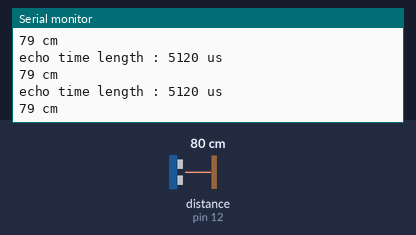
Bench run of a sketch on a simulated Arduino Uno, built with avr-gcc and run on an emulated ATmega328P. On the bench: the last lines printed to the serial monitor. Wiring (inferred from the names in the program): ultrasonic range finder: trigger pin 11; echo pin 12. The test bench sets the inputs (shaded band); at power-on: distance to the obstacle (sensor on pin 12) 80 cm. The echo pulse lasts 58.3 µs per cm.

Above: at 1.2 s.
1.3 s: distance to the obstacle (sensor on pin 12) set to 197 cm
At 1.41 s:
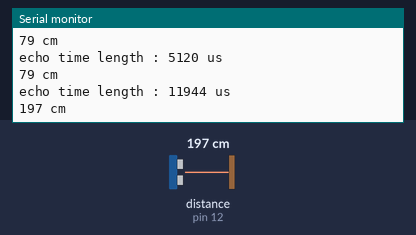
2.8 s: distance to the obstacle (sensor on pin 12) set to 202 cm
At 2.91 s:
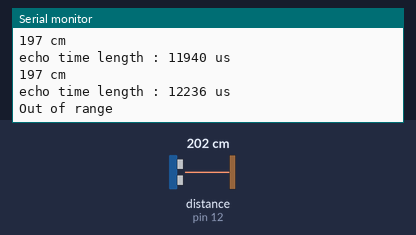
Timing chart, 0 to 5.8 s (numbered marks = the images above; inputs shaded):
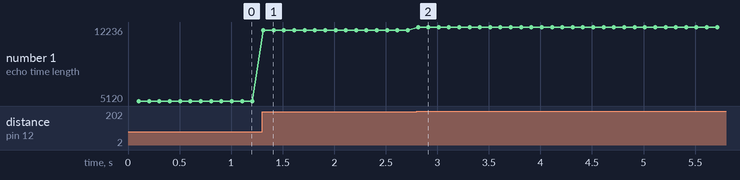

Measured:
- the behaviour switches between 199 and 200 cm on distance to the obstacle (sensor on pin 12) (found by bisection; images 1 and 2)
- after the input at 1.3 s, the serial monitor: prints a new line at once (image 1)
- after the input at 2.8 s, the serial monitor: prints a new line at once (image 2)
- plotted number 1: 5120 → 11940 after the input at 1.3 s, 11940 → 12236 after the input at 2.8 s

The sketch:

_31pulseIn_test.ino
```cpp
const int trig_pin = 11;
const int echo_pin = 12;

void setup() {
  pinMode(trig_pin, OUTPUT);
  pinMode(echo_pin, INPUT);

  Serial.begin(9600);
}

void loop() {
  static unsigned long prev_millis = 0;
  const unsigned long interval_millis = 100;

  unsigned long curr_millis = millis();
  if(curr_millis - prev_millis >= interval_millis) {
  prev_millis = curr_millis;

  digitalWrite(trig_pin, LOW);
  delayMicroseconds(2);
  digitalWrite(trig_pin, HIGH);
  delayMicroseconds(10);
  digitalWrite(trig_pin, LOW);

  unsigned long t_begin = micros();
  long duration = pulseIn(echo_pin, HIGH);
  unsigned long t_end = micros();
  Serial.print("echo time length : ");
  Serial.print(t_end - t_begin);
  Serial.println(" us");

  long distance = (duration/2) / 29.1;

  if (distance >= 200 || distance <= 0) {
    Serial.println("Out of range");
  } else {
    Serial.print(distance);
    Serial.println(" cm");
  }
  }
}
```
